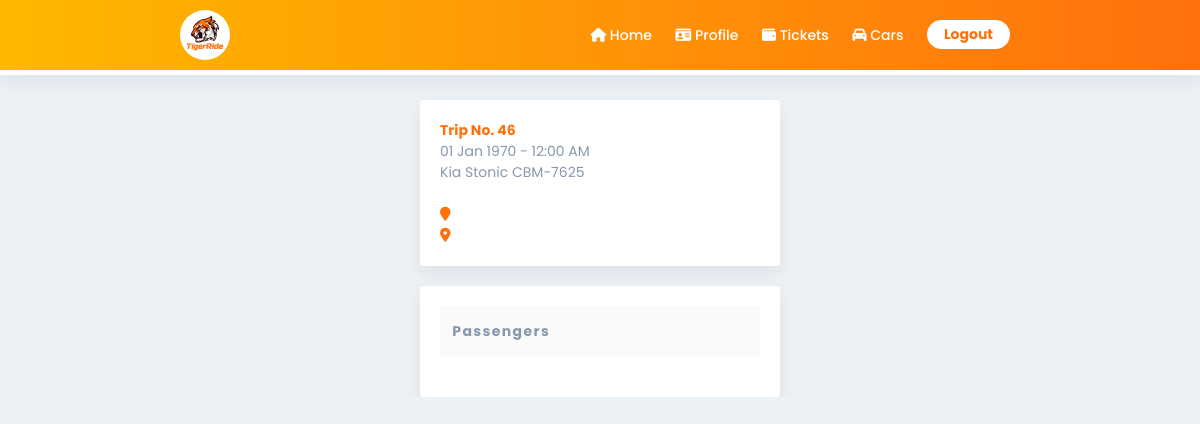
The page /trip-history.php?id=46 (signed in) on the database as committed earlier.
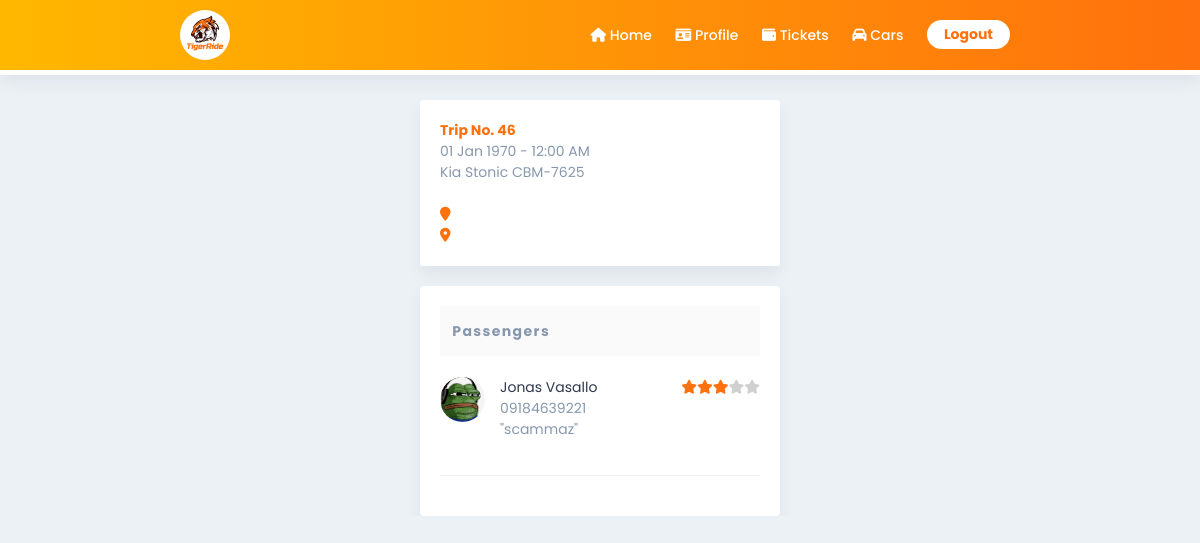
The same page on the database as committed later.
### tables this page shows
CREATE TABLE `rating` (
  `idRating` int(11) NOT NULL,
  `rating_stars` int(11) DEFAULT NULL,
  `rating_msg` longtext DEFAULT NULL,
  `Users_idUsers` int(11) DEFAULT NULL,
  `Trip_idTrip` int(11) DEFAULT NULL
);

CREATE TABLE `users` (
  `uID` int(11) NOT NULL,
  `fname` varchar(50) DEFAULT NULL,
  `mname` varchar(50) DEFAULT NULL,
  `lname` varchar(50) DEFAULT NULL,
  `uPhone` char(13) DEFAULT NULL,
  `birthday` date NOT NULL,
  `street` varchar(50) NOT NULL,
  `brgy` varchar(50) NOT NULL,
  `city` varchar(50) NOT NULL,
  `prov` varchar(50) NOT NULL,
  `uEmail` varchar(255) DEFAULT NULL,
  `uPswd` varchar(255) DEFAULT NULL,
  `uType` varchar(50) DEFAULT NULL,
  `ticket_bal` int(11) NOT NULL,
  `lic_no` char(13) DEFAULT NULL,
  `applicant` tinyint(4) NOT NULL DEFAULT 0,
  `user_status` varchar(50) NOT NULL,
  `alert` tinyint(1) NOT NULL DEFAULT 0,
  `prof_path` varchar(255) NOT NULL DEFAULT 'default.jpg'
);

### trip-history.php (the view, shortened to what the changed rows need)
<?php
    require 'dbcon.php';
?>
<!DOCTYPE html>
<html lang="en">
<head>
    <link rel="stylesheet" href="utilities.css">
    <link rel="stylesheet" href="flex.css">
    <link rel="stylesheet" href="style.css">
</head>
<body>
    <?php
        include 'header.php';
        $id = $_SESSION['uID'];
        $trip_id = $_GET['id'];
        if($_SESSION['uType'] == "Passenger"){
            $query = "SELECT users.fname, users.lname, users.uPhone, users.prof_path, users.uEmail, users.lic_no, trip.idTrip, trip.departure_date, trip.status, car.car_make, car.model, car.plate_no, trip.start_location, trip.end_location, rates.price AS 'price', rates.seat_position,
            rating.rating_stars AS 'rating' FROM trip JOIN car ON trip.Car_idCar = car.idCar JOIN trip_passengers ON trip.idTrip = trip_passengers.Trip_idTrip JOIN rates ON rates.idRates =
            trip_passengers.Rates_idRates LEFT JOIN rating ON trip.idTrip = rating.Trip_idTrip JOIN users ON trip.Users_idUsers = users.uID WHERE trip_passengers.Users_idUsers = $id AND trip.idTrip=$trip_id;";
            $result = mysqli_query($con, $query);
            $row = mysqli_fetch_assoc($result);
    ?>
    <div class="container" style="min-width: fit-content; max-width: 30%; margin: 0 auto; margin-top: 100px; text-align: left;">
        <?php if(isset($_GET['status'])){
            if($_GET['status'] == 'success'){
                echo "<p style='background-color: #b9ff94; color: green; border-radius: 3px; padding: 0.3em 1.2em; margin-bottom: 20px; text-align: center;'>Thank you for your feedback!</p>";
            } else{
                echo "<p style='background-color: #ff9b94; color: red; border-radius: 3px; padding: 0.3em 1.2em; margin-bottom: 20px; text-align: center;'>An error has occured. Could not submit rating.</p>";
            }
        }
        ?>
        <div class="flex flex-main-spacebetween">
            <div>
                <h3 style='color: #ff710d;'> Trip No. <?php echo $trip_id;?></h3>
                <p><?php echo date("d M Y - g:i A", strtotime($row['departure_date']));?></p>
                <p>Kia Stonic CBM-7625</p>
                <br>
                <p style='color: #ff710d;'><i class='fa-solid fa-location-pin'></i> <?php echo $row['start_location'];?></p>
                <p style='color: #ff710d;'><i class='fa-solid fa-location-dot'></i> <?php echo $row['end_location'];?></p>
            </div>
            <div style="text-align: right;">
                <p><?php echo $row['status'];?></p>
                <p><?php echo $row['seat_position'];?></p>
                <p style="color: #ff710d;">₱<?php echo $row['price'];?></p>
            </div>
        </div>
        <hr>
        <div class="flex flex-main-spacebetween">
            <div>
                <div class="flex flex-cross-start">
                    <div>
                        <img src="./img/<?php echo $row['prof_path'];?>" alt="" style="width: 60px; border-radius: 60px; object-fit: cover; height: 60px;">
                    </div>
                    <div>
                        <h3><?php echo $row['fname']." ".$row['lname'];?></h3>
                        <p><?php echo $row['uPhone'];?></p>
                        <p><?php echo $row['uEmail'];?></p>
                        <p><?php echo $row['lic_no'];?></p>
                    </div>
                </div>
            </div>
            <div style="text-align: right;">
            <?php
                if($row['rating'] === null){
                    echo "<p>Not yet rated</p>";
                } else{
                    $stars_string = "";
                    for($i = 0; $i < 5; $i++){
                        if($i < $row['rating']){
                            $stars_string = $stars_string."<i class='fa-solid fa-star' style='color: #ff710d;'></i>";
                        } else{
                            $stars_string = $stars_string."<i class='fa-solid fa-star' style='color: #d0d0d0;'></i>";
                        }
                    }
                    echo "<p>$stars_string</p>";
                }
            ?>
            </div>
        </div>
    </div>
    <?php
        if($row['rating'] === null){
    ?>
        <div class="container" style="min-width: fit-content; max-width: 30%; margin-top: 20px; margin: 20px auto;">
        <h3 style="color:#ff710d;">Rate your experience with <?php echo $row['fname']." ".$row['lname'];?></h3>
        <form action="trip-history.php" method="POST">
            <input type="hidden" name="trip_id" required value="<?php echo $row['idTrip'];?>">
            <input type="number" name="stars" id="" class="text-box" placeholder="Stars" required min="1" max="5">
            <textarea name="message" id="" cols="30" rows="5" class="text-box" placeholder="Message"></textarea>
            <input type="submit" value="Submit" class="input-btn" name="submit">
        </form>
        </div>
    <?php }?>
    <?php } else{
        ?>
    <div class="container" style="min-width: fit-content; max-width: 30%; margin: 0 auto; margin-top: 20px; text-align: left;">
        <br>
        <div class="flex flex-col">
            <?php
                $query = "SELECT users.fname, users.lname, users.uPhone, users.prof_path, rating.rating_stars, rating.rating_msg FROM trip_passengers JOIN users ON trip_passengers.Users_idUsers = users.uID JOIN rating ON rating.Trip_idTrip = trip_passengers.Trip_idTrip WHERE trip_passengers.Trip_idTrip = $trip_id;";
                $result = mysqli_query($con, $query);
                while($row = mysqli_fetch_assoc($result)){
                    $stars_string = "";
                    if($row['rating_stars'] === null){
                        $stars_string = "Not yet rated";
                    } else{
                        for($i = 0; $i < 5; $i++){
                            if($i < $row['rating_stars']){
                                $stars_string = $stars_string."<i class='fa-solid fa-star' style='color: #ff710d;'></i>";
                            } else{
                                $stars_string = $stars_string."<i class='fa-solid fa-star' style='color: #d0d0d0;'></i>";
                            }
                        }
                    }
                    echo "
                    <div class='flex flex-main-spacebetween'>
                        <div class='flex flex-main-spacebetween'>
                            <img src='./img/".$row['prof_path']."' alt='' style='width: 45px; border-radius: 45px; object-fit: cover; height: 45px;'>
                            <div>
                                <p class='main-text'>".$row['fname']." ".$row['lname']."</p>
                                <p>".$row['uPhone']."</p>
                                <p>\"".$row['rating_msg']."\"</p>
                            </div>
                        </div>
                        <div>
                        <p>$stars_string</p>
                        </div>
                    </div>
                    <hr>
                    ";
                }
            ?>
        </div>
    </div>
    <?php }?>
</body>
</html>

Rows that differ between the two databases and show on the page:
added rating: Users_idUsers.prof_path (picture), Users_idUsers.fname "Jonas", Users_idUsers.lname "Vasallo", Users_idUsers.uPhone "09184639221", rating_msg "scammaz"
